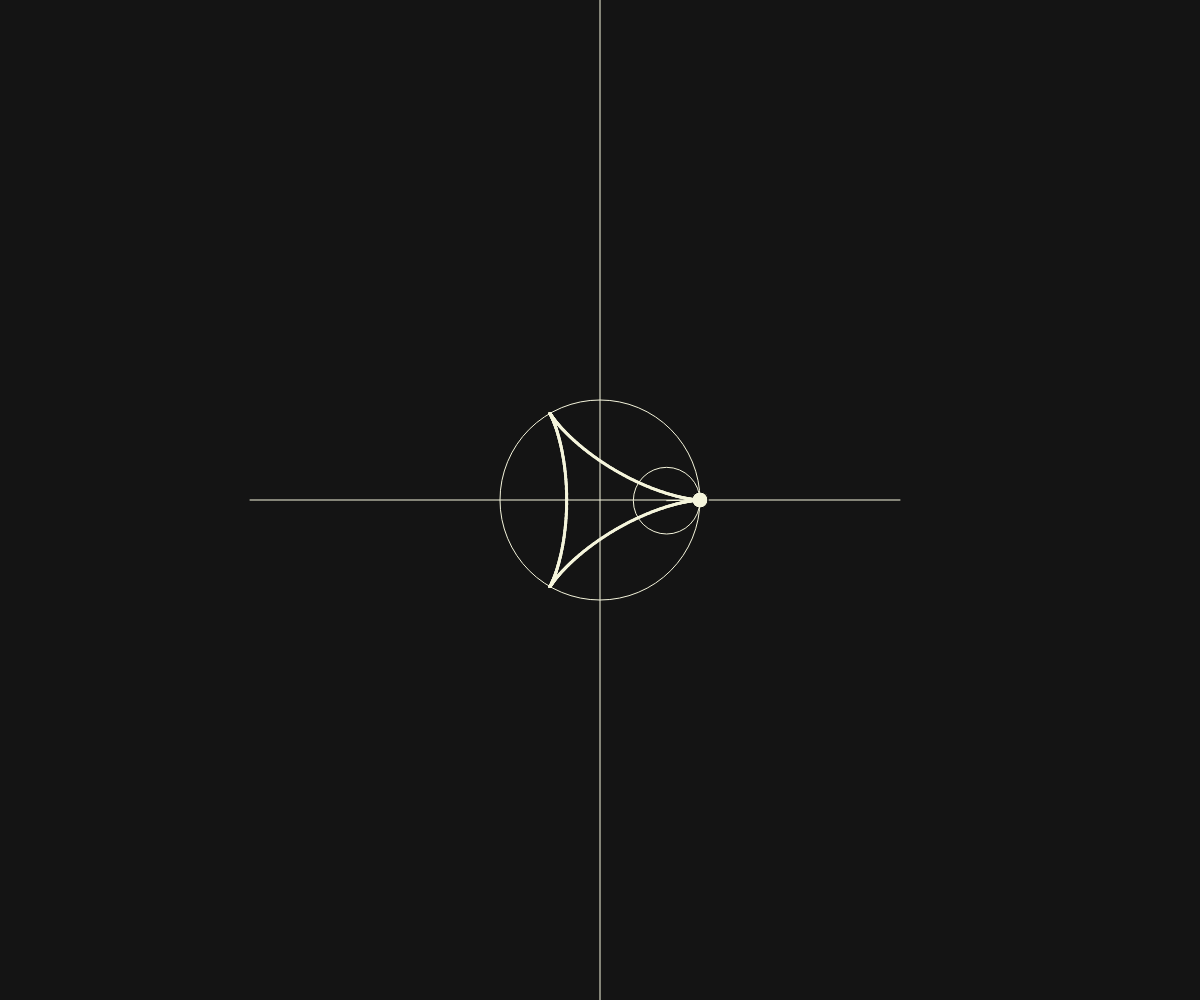
Frame 1 (no input)
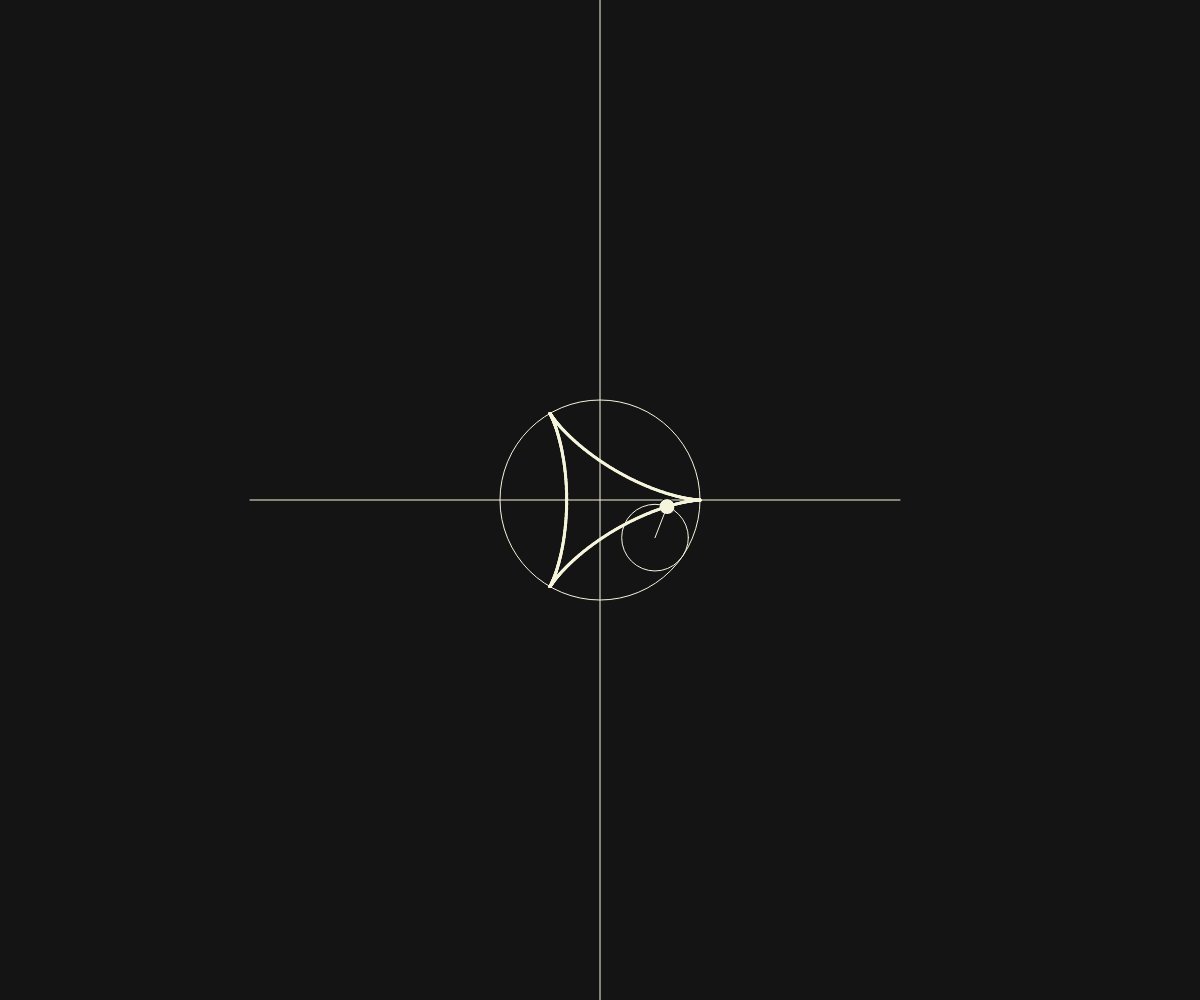
Frame 60 (no input)
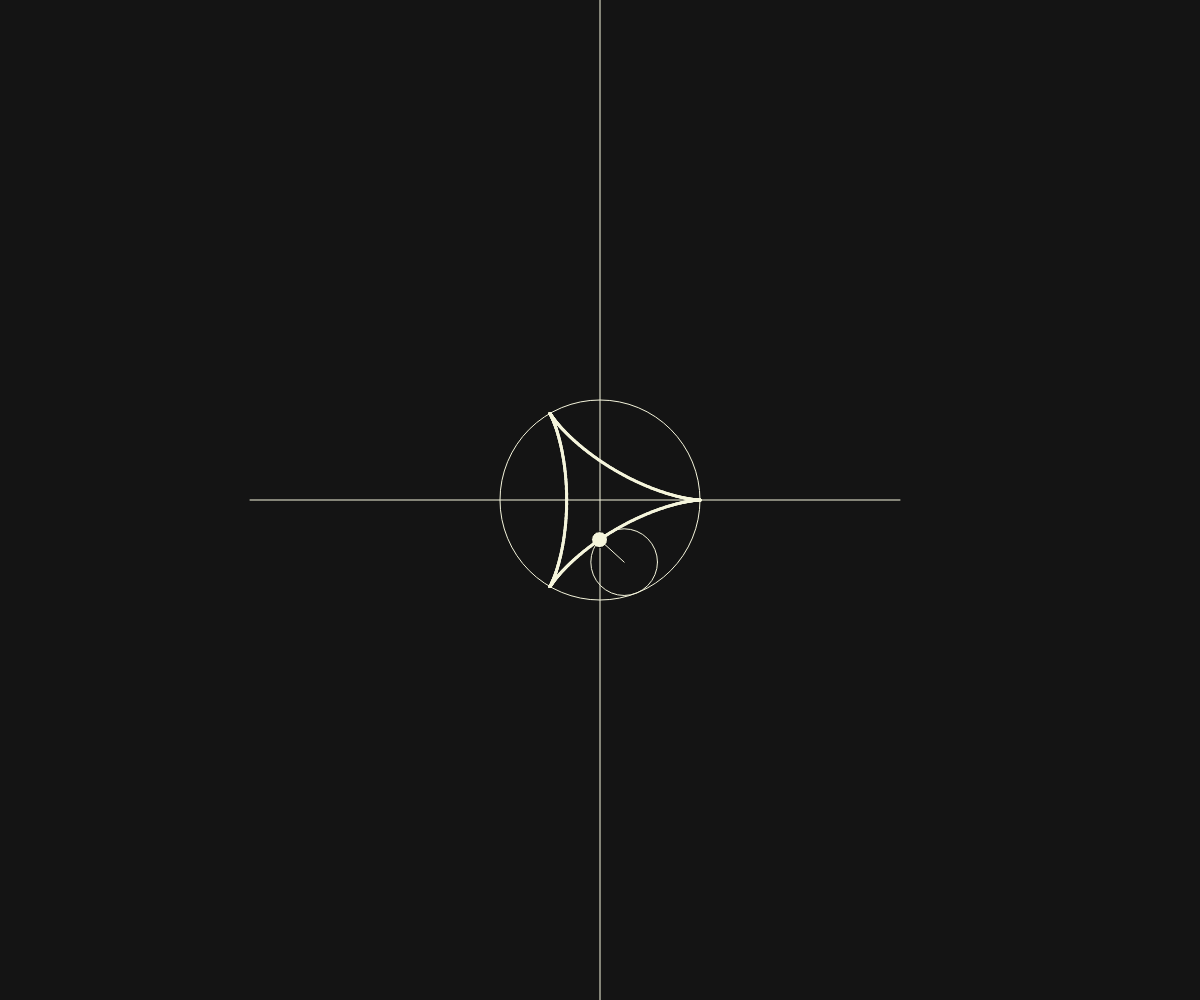
Frame 120 (the mouse pressed at the canvas centre since frame 60)

The p5.js sketch that drew these frames (run headless with seeded random() and noise() and a simulated clock; from frame 60 on, the mouse is pressed at the canvas centre):

// p5.js sketch
// ── sketch.js

function setup() {
  createCanvas(windowWidth, windowHeight);
  strokeWeight(1)

}
function draw() {
  const R = 100
  const r = 33.3333333
  const d = 33.3333333

  background(20,20,20);
  //assi
  stroke(245,245,220);
  line(250, height / 2, 900, height / 2);
  line(width / 2, 0, width / 2, height);
  translate(width / 2, height / 2);


  // cerchietto
  const a = frameCount * 0.01;
  const x1 = (R - r) * cos(a);
  const y1 = (R - r) * sin(a);
  const x2 = x1 + d * cos((R - r) * a / r);
  const y2 = y1 - d * sin((R - r) * a / r);
  fill(245,245,220);
  stroke(2);
  circle(x2, y2, 16);

  // struttura
  noFill();
  stroke(245,245,220);
  line(x1, y1, x2, y2);
  circle(0, 0, R * 2);
  ellipse(x1, y1, 2 * r, 2 * r)


  fill(245,245,220);
  noStroke();
  const num = 1000
  for (let i = 0; i < num; i++) {

    const a = TAU / num * i * 3;
    const x1 = (R - r) * cos(a);
    const y1 = (R - r) * sin(a);
    const x2 = x1 + d * cos((R - r) * a / r);
    const y2 = y1 - d * sin((R - r) * a / r);
    circle(x2, y2, 3);
  }

}
